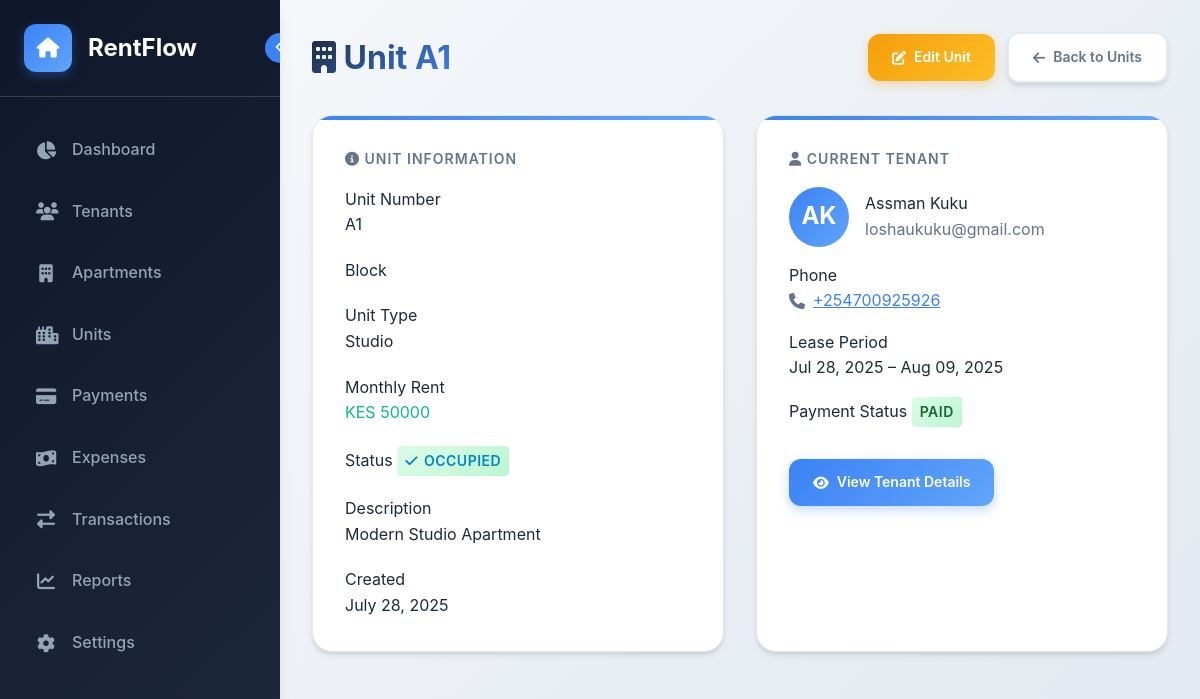
The app's page /units/1/ with its own data.
### rentals/models.py (models this page shows, shortened)
class Unit(models.Model):
    UNIT_TYPES = [
        ('studio', 'Studio'),
        ('1br', '1 Bedroom'),
        ('2br', '2 Bedroom'),
        ('3br', '3 Bedroom'),
        ('4br', '4 Bedroom'),
    ]
    STATUS_CHOICES = [
        ('vacant', 'Vacant'),
        ('occupied', 'Occupied'),
        ('maintenance', 'Under Maintenance'),
    ]
    unit_number = models.CharField(max_length=10, unique=True)
    unit_type = models.CharField(max_length=10, choices=UNIT_TYPES)
    rent_amount = models.DecimalField(max_digits=10, decimal_places=2)
    description = models.TextField(blank=True)
    status = models.CharField(max_length=15, choices=STATUS_CHOICES, default='vacant')
    created_at = models.DateTimeField(auto_now_add=True)
    updated_at = models.DateTimeField(auto_now=True)
    block = models.ForeignKey(Block, on_delete=models.CASCADE, related_name='units', null=True, blank=True)
    class Meta:
        ordering = ['unit_number']

class Tenant(models.Model):
    PAYMENT_STATUS = [
        ('paid', 'Paid'),
        ('unpaid', 'Unpaid'),
        ('partial', 'Partial'),
        ('overdue', 'Overdue'),
    ]
    phone_regex = RegexValidator(
        regex=r'^\+?1?\d{9,15}$',
        message="Phone number must be entered in the format: '+999999999'. Up to 15 digits allowed."
    )
    first_name = models.CharField(max_length=50)
    last_name = models.CharField(max_length=50)
    email = models.EmailField(unique=True)
    phone_number = models.CharField(validators=[phone_regex], max_length=17)
    unit = models.OneToOneField('Unit', on_delete=models.CASCADE, related_name='tenant')
    lease_start_date = models.DateField()
    lease_end_date = models.DateField()
    security_deposit = models.DecimalField(max_digits=10, decimal_places=2)
    payment_status = models.CharField(max_length=10, choices=PAYMENT_STATUS, default='unpaid')
    created_at = models.DateTimeField(auto_now_add=True)
    updated_at = models.DateTimeField(auto_now=True)
    @property
    def full_name(self):
        return f"{self.first_name} {self.last_name}"
    class Meta:
        ordering = ['first_name', 'last_name']

### rentals/views.py (the view)
# urls.py: path('units/<int:unit_id>/', views.view_unit, name='view_unit'),
def view_unit(request, unit_id):
    unit = get_object_or_404(Unit, id=unit_id)
    context = {
        'unit': unit,
    }
    return render(request, 'rentals/view_unit.html', context)

### templates/rentals/view_unit.html (shortened to what this page needs)
{% extends 'base.html' %}
{% block content %}
<div class="header">
    <h1 class="page-title">
        <i class="fas fa-building"></i>
        Unit {{ unit.unit_number }}
    </h1>
    <div class="header-actions">
        <a href="{% url 'edit_unit' unit.id %}" class="btn btn-warning">
            <i class="fas fa-edit"></i>
            Edit Unit
        </a>
        <a href="{% url 'units_list' %}" class="btn btn-secondary">
            <i class="fas fa-arrow-left"></i>
            Back to Units
        </a>
    </div>
</div>
<div class="responsive-grid two-column">
    <div class="card">
        <h3 class="card-title">
            <i class="fas fa-info-circle"></i>
            Unit Information
        </h3>
        <div style="display: grid; gap: 20px;">
            <div>
                <label class="text-label">Unit Number</label>
                <div class="text-xl font-bold">{{ unit.unit_number }}</div>
            </div>
            <div>
                <label class="text-label">Block</label>
            </div>
            <div>
                <label class="text-label">Unit Type</label>
                <div class="font-semibold text-lg">{{ unit.get_unit_type_display }}</div>
            </div>
            <div>
                <label class="text-label">Monthly Rent</label>
                <div class="text-xl font-bold" style="color: var(--success-color);">
                    KES {{ unit.rent_amount|floatformat:0 }}
                </div>
            </div>
            <div>
                <label class="text-label">Status</label>
                <span class="status status-{{ unit.status }}">
                    <i class="fas fa-{% if unit.status == 'occupied' %}check{% elif unit.status == 'vacant' %}door-open{% else %}tools{% endif %}"></i>
                    {{ unit.get_status_display }}
                </span>
            </div>
            {% if unit.description %}
            <div>
                <label class="text-label">Description</label>
                <div style="line-height: 1.6;">{{ unit.description }}</div>
            </div>
            {% endif %}
            <div>
                <label class="text-label">Created</label>
                <div>{{ unit.created_at|date:"F d, Y" }}</div>
            </div>
        </div>
    </div>
    <div class="card">
        <h3 class="card-title">
            <i class="fas fa-user"></i>
            Current Tenant
        </h3>
        {% if unit.tenant %}
            <div style="display: grid; gap: 16px;">
                <div style="display: flex; align-items: center; gap: 16px;">
                    <div style="width: 60px; height: 60px; background: linear-gradient(135deg, var(--primary-color), var(--primary-light)); border-radius: 50%; display: flex; align-items: center; justify-content: center; color: white; font-weight: bold; font-size: 24px;">
                        {{ unit.tenant.first_name.0 }}{{ unit.tenant.last_name.0 }}
                    </div>
                    <div>
                        <div class="font-bold text-lg">{{ unit.tenant.full_name }}</div>
                        <div style="color: var(--text-light);">{{ unit.tenant.email }}</div>
                    </div>
                </div>
                <div>
                    <label class="text-label">Phone</label>
                    <div style="display: flex; align-items: center; gap: 8px;">
                        <i class="fas fa-phone" style="color: var(--text-light);"></i>
                        <a href="tel:{{ unit.tenant.phone_number }}" style="color: var(--primary-color);">{{ unit.tenant.phone_number }}</a>
                    </div>
                </div>
                <div>
                    <label class="text-label">Lease Period</label>
                    <div>{{ unit.tenant.lease_start_date|date:"M d, Y" }} – {{ unit.tenant.lease_end_date|date:"M d, Y" }}</div>
                </div>
                <div>
                    <label class="text-label">Payment Status</label>
                    <span class="status status-{{ unit.tenant.payment_status }}">
                        {{ unit.tenant.get_payment_status_display }}
                    </span>
                </div>
                <div style="margin-top: 16px;">
                    <a href="{% url 'view_tenant' unit.tenant.id %}" class="btn btn-primary">
                        <i class="fas fa-eye"></i>
                        View Tenant Details
                    </a>
                </div>
            </div>
        {% endif %}
    </div>
</div>
{% endblock %}

### templates/base.html (style rules this page uses)
:root { --primary-color: #3b82f6; --primary-dark: #2563eb; --primary-light: #60a5fa; --secondary-color: #64748b; --success-color: #10b981; --warning-color: #f59e0b; --danger-color: #ef4444; --dark-bg: #0f172a; --dark-bg-light: #1e293b; --dark-bg-lighter: #334155; --light-bg: #f8fafc; --white: #ffffff; --text-dark: #1e293b; --text-light: #64748b; --text-muted: #94a3b8; --border-color: #e2e8f0; --shadow: 0 4px 6px -1px rgba(0, 0, 0, 0.1), 0 2px 4px -1px rgba(0, 0, 0, 0.06); --shadow-lg: 0 10px 15px -3px rgba(0, 0, 0, 0.1), 0 4px 6px -2px rgba(0, 0, 0, 0.05); --sidebar-width: 280px; --sidebar-collapsed-width: 80px; }
* { margin: 0; padding: 0; box-sizing: border-box; }
body { font-family: 'Inter', -apple-system, BlinkMacSystemFont, 'Segoe UI', Roboto, sans-serif; background: linear-gradient(135deg, #f8fafc 0%, #e2e8f0 100%); color: var(--text-dark); line-height: 1.6; overflow-x: hidden; }
.header { display: flex; justify-content: space-between; align-items: center; margin-bottom: 32px; animation: slideInRight 0.6s ease-out; }
.page-title { font-size: 32px; font-weight: 700; color: var(--text-dark); background: linear-gradient(135deg, var(--text-dark) 0%, var(--primary-color) 100%); -webkit-background-clip: text; -webkit-text-fill-color: transparent; background-clip: text; }
.header-actions { display: flex; gap: 12px; align-items: center; }
.btn { padding: 12px 24px; border: none; border-radius: 12px; cursor: pointer; font-weight: 600; font-size: 14px; transition: all 0.3s cubic-bezier(0.4, 0, 0.2, 1); text-decoration: none; display: inline-flex; align-items: center; gap: 8px; position: relative; overflow: hidden; }
.btn::before { content: ''; position: absolute; top: 0; left: -100%; width: 100%; height: 100%; background: linear-gradient(90deg, transparent, rgba(255, 255, 255, 0.2), transparent); transition: left 0.6s; }
.btn-primary { background: linear-gradient(135deg, var(--primary-color) 0%, var(--primary-light) 100%); color: white; box-shadow: 0 4px 12px rgba(59, 130, 246, 0.3); }
.btn-secondary { background: white; color: var(--text-light); border: 2px solid var(--border-color); box-shadow: var(--shadow); }
.btn-warning { background: linear-gradient(135deg, var(--warning-color) 0%, #fbbf24 100%); color: white; box-shadow: 0 4px 12px rgba(245, 158, 11, 0.3); }
.card { background: white; border-radius: 20px; padding: 32px; box-shadow: var(--shadow); border: 1px solid var(--border-color); transition: all 0.3s cubic-bezier(0.4, 0, 0.2, 1); position: relative; overflow: hidden; animation: fadeInScale 0.6s ease-out; }
.card::before { content: ''; position: absolute; top: 0; left: 0; width: 100%; height: 4px; background: linear-gradient(90deg, var(--primary-color), var(--primary-light)); }
.card-title { font-size: 14px; font-weight: 600; color: var(--text-light); text-transform: uppercase; letter-spacing: 1px; margin-bottom: 16px; }
.status { padding: 6px 16px; border-radius: 20px; font-size: 12px; font-weight: 600; text-transform: uppercase; letter-spacing: 0.5px; }
.status-paid { background: linear-gradient(135deg, #dcfce7 0%, #bbf7d0 100%); color: #166534; }
.status-occupied { background: linear-gradient(135deg, #dcfce7 0%, #bbf7d0 100%); color: #166534; }

### templates/rentals/view_unit.html (style rules this page uses)
.responsive-grid.two-column { display: grid; grid-template-columns: 1fr 1fr; gap: 32px; margin-bottom: 32px; }
.status { padding: 4px 8px; border-radius: 4px; font-size: 14px; display: inline-flex; align-items: center; gap: 6px; }
.status-occupied { background-color: #f0f9ff; color: #0284c7; }

### records on screen
Unit: unit_number "A1", unit_type "Studio", rent_amount "50000", status "OCCUPIED", description "Modern Studio Apartment", created_at "July 28, 2025", tenant.first_name.0 "A", tenant.last_name.0 "K", tenant.full_name "Assman Kuku", tenant.email "loshaukuku@gmail.com", tenant.phone_number "+254700925926", tenant.lease_start_date "Jul 28, 2025", tenant.lease_end_date "Aug 09, 2025", tenant.payment_status "PAID"
